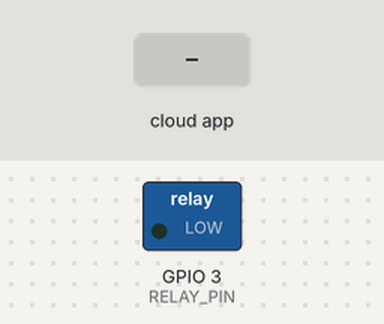
Recording of a sketch running on a simulated ESP8266 (NodeMCU). Shown: switched loads named in the sketch (green lamp = pin HIGH). Inputs (shaded band) come from the test bench. WiFi joins after 1.5 s; servers stay silent unless stated; the Firebase database answers and starts empty; what the sketch prints to the serial monitor is not drawn.

Above: at 2.7 s.
2.8 s: the phone or cloud app sets lock_request to 1
At 3.2 s:
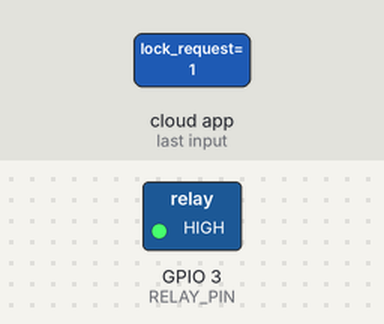
Timing chart, 0 to 5.8 s (numbered marks = the images above; inputs shaded):
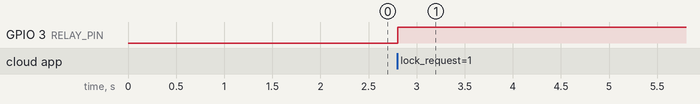

Measured:
- after the input at 2.8 s, GPIO 3 (RELAY_PIN): LOW → HIGH at once

The sketch:

ORE_Locks.ino
```cpp
// (licence header left out)
// FirebaseDemo_ESP8266 is a sample that demo the different functions
// of the FirebaseArduino API.

#include <ESP8266WiFi.h>
#include <FirebaseArduino.h>

// Set these to run example.
#define FIREBASE_HOST "ore-locks-default-rtdb.firebaseio.com/"
#define FIREBASE_AUTH "9l5TGYhBTqvX4Npcc1J2Qypj6WCMqj6uHeU2RLSc"
#define WIFI_SSID "Romeo"
#define WIFI_PASSWORD "King12345"

const int RELAY_PIN = 3;

const String LOCK_REQUEST_PATH = "Account_id/Primary_Keys/Building_id/Door_id/lock_request";
const String LOCK_STATUS_PATH = "Account_id/Primary_Keys/Building_id/Door_id/locked";

void setup() {
  Serial.begin(9600);
  pinMode(RELAY_PIN, OUTPUT);

  // connect to wifi.
  WiFi.begin(WIFI_SSID, WIFI_PASSWORD);
  Serial.print("connecting");
  while (WiFi.status() != WL_CONNECTED) {
    Serial.print(".");
    delay(500);
  }
  Serial.println();
  Serial.print("connected: ");
  Serial.println(WiFi.localIP());

  Firebase.begin(FIREBASE_HOST, FIREBASE_AUTH);
}

void loop() {


  bool lock_request = Firebase.getInt(LOCK_REQUEST_PATH);

  if(lock_request == 1){ //Check if door must be locked
    digitalWrite(RELAY_PIN, HIGH); //locks door
    Firebase.setInt(LOCK_REQUEST_PATH, 0);
    Firebase.setBool(LOCK_STATUS_PATH, true);

  }else if(lock_request == 2){ //Check if door must be unlocked
    digitalWrite(RELAY_PIN, LOW); //unlocks door
    Firebase.setInt(LOCK_REQUEST_PATH, 0);
    Firebase.setBool(LOCK_STATUS_PATH, false);
  }

  delay(1000);

}
```
